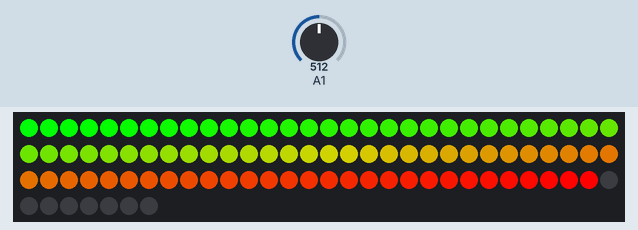
Simulated run of this sketch. Board: ATtiny85, built with avr-gcc and run on an emulated ATtiny85. Shown: 97 RGB LEDs in strip order, left to right, continuing on the next row. The inputs (shaded band) are chosen by the test bench; at power-on: A1 = 512.

Above: at 4.1 s.
4.2 s: A1 set to 72
6.6 s: A1 set to 61
At 8.8 s:
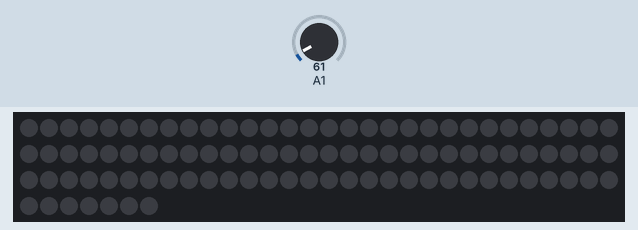
9.1 s: A1 set to 95
At 9.57 s:
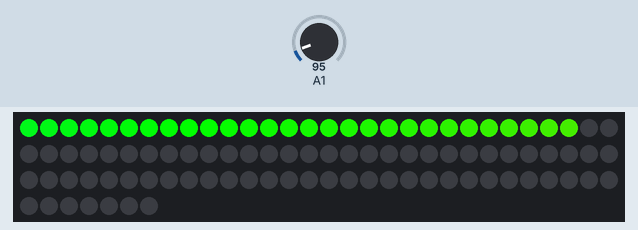
12.1 s: A1 set to 55
At 12.89 s:
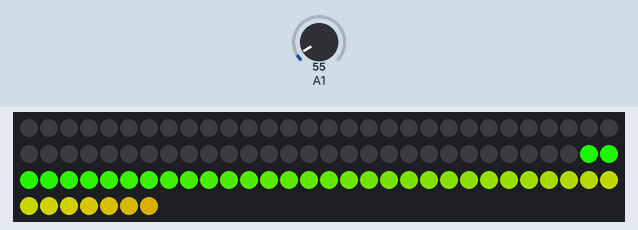
14.5 s: A1 set to 75
At 15.27 s:
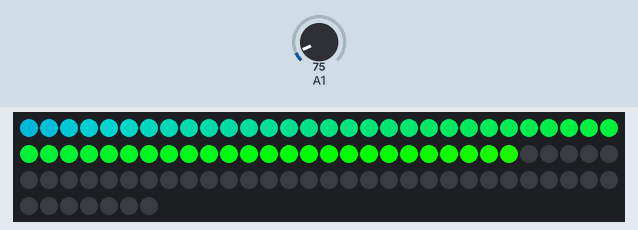
17.5 s: A1 set to 0
At 17.99 s:
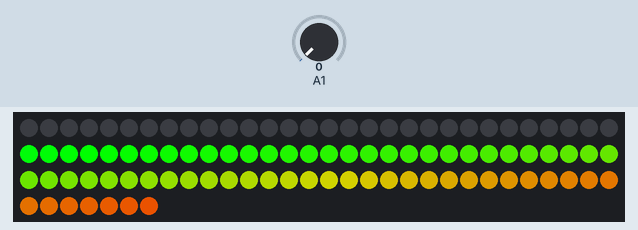
Timing chart, 0 to 20.5 s (numbered marks = the images above; inputs shaded):
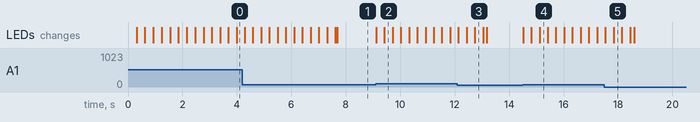

Measured:
- the behaviour switches between 66 and 65 on A1 (found by bisection; images 0 and 1)
- after the input at 6.6 s, the LEDs: first change after 0.11 s (image 1 shows a later state)
- after the input at 9.1 s, the LEDs: first change at once (image 2 shows a later state)
- after the input at 12.1 s, the LEDs: first change at once (image 3 shows a later state)
- after the input at 14.5 s, the LEDs: first change at once (image 4 shows a later state)
- after the input at 17.5 s, the LEDs: first change at once (image 5 shows a later state)

The sketch:

drumLightsTrinketKickDrumOnly.ino
```cpp
#include <Adafruit_NeoPixel.h>
#ifdef __AVR__
#include <avr/power.h>
#endif

static const int NEOPIXEL_STRIP_SIGNAL_PIN = 0; // The digital pin # for the neopixel output
static const int PIEZO_ANALOG_INPUT_PIN    = 1; // The analog alias pin # to the piezo input on PIEZO_DIGITAL_INPUT_PIN
static const int PIEZO_DIGITAL_INPUT_PIN   = 2; // The digital pin # for the piezo input

static Adafruit_NeoPixel strip = Adafruit_NeoPixel( 97, NEOPIXEL_STRIP_SIGNAL_PIN, NEO_GRB + NEO_KHZ800 );

void setup() { //runs once when powered on

#if defined (__AVR_ATtiny85__)
  if (F_CPU == 16000000) clock_prescale_set(clock_div_1);
#endif

  strip.begin();
  strip.setBrightness( 255 );

  colorWipeAnimation( strip.Color( 0, 30, 0 ), 25 );  //show green color wipe to indicate it is ready to go

  strip.clear();

  pinMode( PIEZO_DIGITAL_INPUT_PIN, INPUT );//initialze vibration sensor

}

void loop() { //infinite loop

  for ( int i = strip.numPixels(); i > 0; i-- ) {
    setPixel( i, strip.getPixelColor( i - 1 ) );
  }

  if ( analogRead( PIEZO_ANALOG_INPUT_PIN ) > 65 ) {

    setPixelStripColorBasedOnPiezoValue( 0 );

  } else {

    setPixel( 0, 0, 0, 0 );

  }

  strip.show();

}

void setPixelStripColorBasedOnPiezoValue( int pixel ) {

  static byte numLoops = 0;

  byte WheelPos = numLoops;

  byte red = 0;
  byte green = 0;
  byte blue = 0;

  WheelPos = ( 255 - WheelPos );

  if (WheelPos < 85) {

    red = ( 255 - WheelPos * 3);
    green = 0;
    blue = ( WheelPos * 3 );

  } else if (WheelPos < 170) {

    WheelPos -= 85;

    red = 0;
    green = ( WheelPos * 3 );
    blue = ( 255 - WheelPos * 3 );

  } else {

    WheelPos -= 170;

    red = ( WheelPos * 3 );
    green = ( 255 - WheelPos * 3 );
    blue = 0;

  }

  if ( numLoops >= 0 && numLoops < 255 ) {
    numLoops++;
  } else {
    numLoops = 0;
  }

  setPixel( pixel, red, green, blue );

}

void colorWipeAnimation(uint32_t stripColorValue, uint8_t wait) {

  for ( uint16_t i = 0; i < strip.numPixels(); i++ ) {

    setPixel( i, stripColorValue );

    if ( wait > 0 ) {
      strip.show();
      delay(wait);
    }

  }

  if ( wait == 0 ) strip.show();

}

void setPixel(int Pixel, uint32_t color) {
  strip.setPixelColor( Pixel, color );
}

void setPixel(int Pixel, byte red, byte green, byte blue) {
  setPixel( Pixel, strip.Color( red, green, blue ) );
}
```
